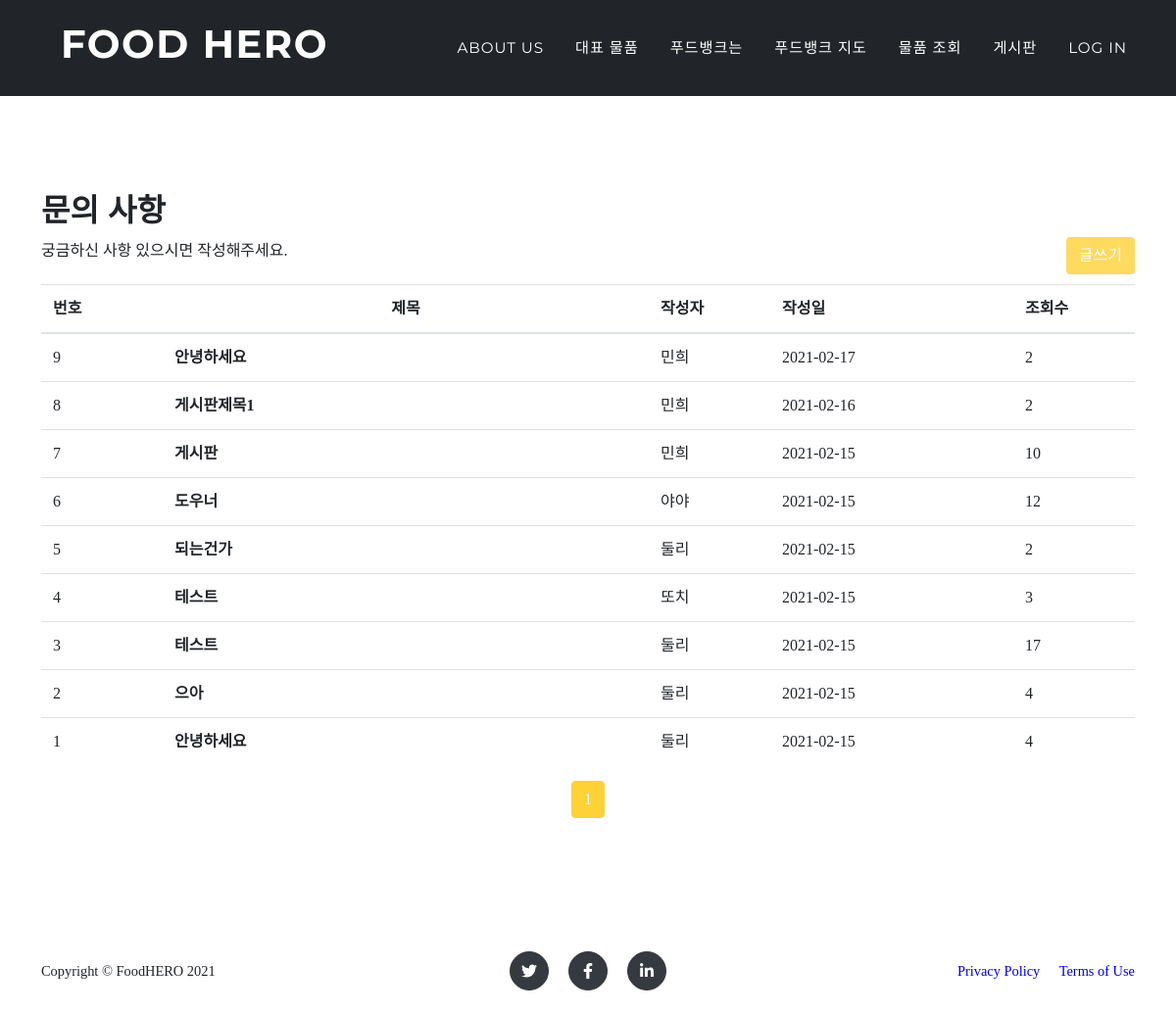
The page /mainapp/board/ on the database its author committed.
### mainapp/models.py (models this page shows, shortened)
class Board(models.Model):
    writer = models.ForeignKey(Users, on_delete=models.CASCADE)
    title = models.TextField()
    content = models.TextField()
    writedate = models.DateTimeField(auto_now_add=True)
    cnt = models.IntegerField(default=0)
    like = models.IntegerField(default=0)

### accountapp/models.py (models this page shows)
class Users(models.Model):
    useremail = models.EmailField(max_length=30, primary_key=True, verbose_name="이메일(아이디)")
    username = models.CharField(max_length=12, verbose_name="사용자 이름")
    password = models.CharField(max_length=12, verbose_name="비밀 번호")

### mainapp/views.py (the view)
# urls.py: path('board/', views.board, name='board'),
def board(request):
    context={}
    if 'user' in request.session:
        context['user_name']=request.session.get('user')
    if 'error' in request.session:
        context['error']=request.session.get('error')
        del request.session['error']
    if request.method == "POST":
        title=request.POST['title']
        content=request.POST['content']
        if 'user' in request.session:
            writer=request.session['email']
            board=Board(writer_id=writer,title=title,content=content)
            board.save()
            return redirect('board')
        else:
            return redirect('/mainapp/board/?err='+"먼저 로그인을 해주세요.")
    else:
        page = int(request.GET.get('page', 1))
        board=Board.objects.all()
        board=board.order_by('-writedate')
        paginator = Paginator(board, 10)
        pagelist = paginator.get_page(page)
        position = page - 1
        visible_page = 5
        R = position // visible_page
        visible_list = []
        for i in range((R * visible_page) + 1, ((R + 1) * visible_page) + 1):
            if i > paginator.num_pages: break
            visible_list.append(i)
        context['Board']=pagelist
        context['total']=visible_list
        context['current']=page
        return render(request,'board.html',context)

### mainapp/templates/board.html (shortened to what this page needs)
{% extends 'base.html' %}
{% load static %}
{% block content %}
<body id="page-top">
        <nav class="navbar navbar-expand-lg navbar-dark fixed-top" style="background-color: #212529" id="mainNav">
            <div class="container">
                <a class="navbar-brand js-scroll-trigger" href="{% url 'home'%}#page-top"><h1 style="color:white; float:left; margin-left:20px; ">Food HERO</h1></a>
                <div class="collapse navbar-collapse" id="navbarResponsive">
                    <ul class="navbar-nav text-uppercase ml-auto">
                        <li class="nav-item"><a class="nav-link js-scroll-trigger" href="{% url 'home'%}#aboutus">About Us</a></li>
                        <li class="nav-item"><a class="nav-link js-scroll-trigger" href="{% url 'home'%}#portfolio">대표 물품</a></li>
                        <li class="nav-item"><a class="nav-link js-scroll-trigger" href="{% url 'home'%}#foodmap">푸드뱅크는</a></li>
                        <li class="nav-item"><a class="nav-link js-scroll-trigger" href="{% url 'foodBankMap' %}">푸드뱅크 지도</a></li>
                        <li class="nav-item"><a class="nav-link js-scroll-trigger" href="{% url 'centerItem' %}">물품 조회</a></li>
                        <li class="nav-item"><a class="nav-link js-scroll-trigger" href="{% url 'board' %}">게시판</a></li>
                        {% if user_name %}
						<li class="nav-item dropdown"><a class="nav-link dropdown-toggle" href="#" data-toggle="dropdown" onclick="return false;">{{user_name}} 님!</a>
							<ul class="dropdown-menu">
							  <li><a class="dropdown-item" href="{% url 'mypage' %}">내 정보</a></li>
							  <li><a class="dropdown-item" href="{% url 'logout'%}?next={{request.get_full_path}}">Log Out!!</a></li>
							</ul>
						</li>
					  {% else %}
						<li class="nav-item"><a class="nav-link" href="{% url 'login'%}?next={{request.get_full_path}}">Log in</a></li>
					  {% endif %}
                    </ul>
                </div>
            </div>
        </nav>
<section class="page-section">
    <div class="container" style="margin-top:100px;">
        <h2>문의 사항</h2>
        <div>
            <p style="display:inline;">궁금하신 사항 있으시면 작성해주세요.</p>
            <button id="write_button" style="float:right; margin-bottom:10px; background-color:#fed136; color:white; opacity:0.8;" type="button" class="btn">글쓰기</button>
        </div>
        <table class="table table-hover">
            <thead>
                <tr>
                    <th style="width:10%;">번호</th>
                    <th style="width:40%; text-align:center;">제목</th>
                    <th style="width:10%;">작성자</th>
                    <th style="width:20%;">작성일</th>
                    <th style="width:10%;">조회수</th>
                </tr>
            </thead>
            <tbody>
                {% for data in Board%}
                <tr onclick="view({{data.id}})">
                    <td>{{data.id}}</td>
                    <td style="font-weight:bolder;">{{data.title}}</td>
                    <td>{{data.writer.username}}</td>
                    <td>{{data.writedate |date:"Y-m-d" }}</td>
                    <td>{{data.cnt}}</td>
                </tr>
                {% endfor %}
            </tbody>
        </table>
    </div>
        <ul class="pagination justify-content-center">
            {% for i in total%}
              {% if i == current %}
                <li class="page-item active"  ><a class="page-link" style="background-color:#fed136; border-color:#fed136;" href="?page={{i}}">{{i}}</a></li>
              {% else %}
                <li class="page-item"><a class="page-link" style="color:black;"  href="?page={{i}}">{{i}}</a></li>
              {% endif %}
            {% endfor %}
        </ul>
</section>
{% endblock %}

### FOODBANKproject/templates/base.html (shortened to what this page needs)
<!DOCTYPE html>
{% load static %}
<html lang="en">
    <head>
        <link href='{% static "css/styles.css" %}' rel="stylesheet" />
    </head>
            {% block content %}
            {% endblock %}
        <footer class="footer py-4">
            <div class="container">
                <div class="row align-items-center">
                    <div class="col-lg-4 text-lg-left">Copyright © FoodHERO 2021</div>
                    <div class="col-lg-4 my-3 my-lg-0">
                        <a class="btn btn-dark btn-social mx-2" href="#!"><i class="fab fa-twitter"></i></a>
                        <a class="btn btn-dark btn-social mx-2" href="#!"><i class="fab fa-facebook-f"></i></a>
                        <a class="btn btn-dark btn-social mx-2" href="#!"><i class="fab fa-linkedin-in"></i></a>
                    </div>
                    <div class="col-lg-4 text-lg-right">
                        <a class="mr-3" href="#!">Privacy Policy</a>
                        <a href="#!">Terms of Use</a>
                    </div>
                </div>
            </div>
        </footer>
        <body>
        </body>
</html>

### FOODBANKproject/templates/base.html (style rules this page uses)
body { font-family : "서울한강체" ; }
div { font-family : "서울한강체" ; }

### rows shown on the page
Board: id "9", title "안녕하세요", writer.username "민희", writedate "2021-02-17", cnt "2"
Board: id "8", title "게시판제목1", writer.username "민희", writedate "2021-02-16", cnt "2"
Board: id "7", title "게시판", writer.username "민희", writedate "2021-02-15", cnt "10"
Board: id "6", title "도우너", writer.username "야야", writedate "2021-02-15", cnt "12"
Board: id "5", title "되는건가", writer.username "둘리", writedate "2021-02-15", cnt "2"
Board: id "4", title "테스트", writer.username "또치", writedate "2021-02-15", cnt "3"
Board: id "3", title "테스트", writer.username "둘리", writedate "2021-02-15", cnt "17"
Board: id "2", title "으아", writer.username "둘리", writedate "2021-02-15", cnt "4"
Board: id "1", title "안녕하세요", writer.username "둘리", writedate "2021-02-15", cnt "4"

### other values the page prints
{{ i }} "1"
